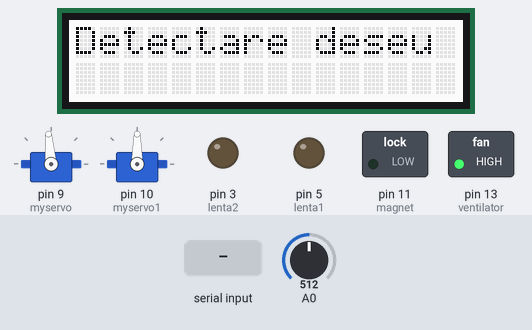
This sketch was run on a simulated Arduino Uno, built with avr-gcc and run on an emulated ATmega328P. Shown: 16×2 character LCD, 2 × servo, switched loads named in the sketch (green lamp = pin HIGH), output pins drawn as LEDs (lit = HIGH). The test bench sets the inputs (shaded band); at power-on: A0 = 512. What the sketch prints to the serial monitor is not drawn.

Above: at 1.2 s.
1.3 s: "C90\n" received over Serial
At 3.7 s:
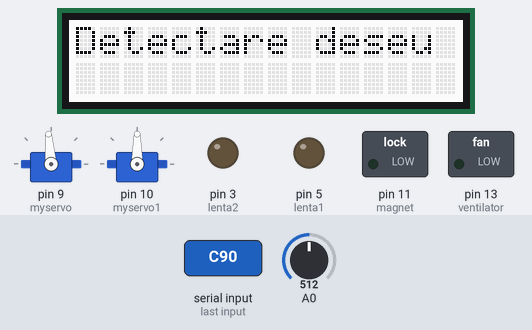
Timing chart, 0 to 5.2 s (numbered marks = the images above; inputs shaded):
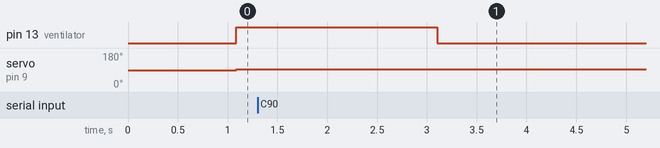

The sketch:

firmware.ino
```cpp
#include <Wire.h>
#include "rgb_lcd.h"

rgb_lcd lcd;
const int colorR = 255;
const int colorG = 255;
const int colorB = 255;

#define speedo 150

#define lenta1 5
#define lenta2 3
#define magnet 11
#define ventilator 13 //era pe 12


int spLenta1=0;
int spLenta2=0;
bool sMagnet= false;
bool sVentilator= true;

char inc;
int value;

int val=0; //sensor value
#define prag 300

#include <Servo.h>
Servo myservo;
Servo myservo1;

int pos = 130; //de la 95.......130....160
int pos1 =90; //de la  0.........90....150


void setup()
{
//
    lcd.begin(16, 2);
    lcd.setRGB(colorR, colorG, colorB);
    lcd.print("ASO PROJ'20");
//
  Serial.begin(9600);

   myservo.attach(9);
   myservo1.attach(10);

   pinMode(lenta1, OUTPUT);
   pinMode(lenta2, OUTPUT);
   pinMode(magnet, OUTPUT);
   pinMode(ventilator, OUTPUT);

}

void loop()
{

while (Serial.available())
  {
    inc = Serial.read();
    if (inc >= '0' && inc <= '9') {
      value = 10*value + (inc-'0');
    }

   else {
      switch (toupper(inc)) {
      case 'A':
       // Serial.print("Case A got ");
       spLenta1=value;
        break;
      case 'B':
        //Serial.print("Case B got ");
        spLenta2=value;
        break;
      case 'C':
        //Serial.print("Case C got ");
        //Serial.println(value);
        if(value==1)
        {
          sVentilator= true;
        }
        else
        {
           sVentilator= false;
        }

        break;
      case 'D':
        //Serial.print("Case D got ");
        sMagnet=value;
        break;

      default :
       ;
      }

      value = 0;
    }
  }


lcd.setRGB(colorR, colorG, colorB);
lcd.setCursor(0, 0);
lcd.print("Detectare deseu");

Serial.println(sVentilator);
delay(1000);
myservo.write(95);
myservo1.write(90);
analogWrite(lenta1, spLenta1);
analogWrite(lenta2, spLenta2);
val= analogRead(A0);

digitalWrite(ventilator, sVentilator);
digitalWrite(magnet, sMagnet);
delay(1000);

/*
if(val<prag)
{
    lcd.setCursor(0, 1);
    lcd.print("Metal");
    lcd.setRGB(255, 0, 0);


    analogWrite(lenta1, 0);
    analogWrite(lenta2, 0);
    digitalWrite(ventilator, LOW);
    digitalWrite(magnet, HIGH);

    for(int i=0 ;i<130;i++)
    {
      myservo1.write(i);
      delay(20);
    }

    digitalWrite(magnet, LOW);
    myservo1.write(90);
    delay(1000);


lcd.clear();
if(val <prag)
{
    lcd.setCursor(0, 1);
    lcd.print("Metal Neferos");
    lcd.setRGB(0,255,0);
    analogWrite(lenta1, 250);
    analogWrite(lenta2,0);
    digitalWrite(ventilator, LOW);
    digitalWrite(magnet, LOW);
    for(int i=95 ;i<140;i++)
    {
      myservo.write(i);
      delay(40);
    }
    delay(5000);
    lcd.clear();
}
myservo.write(95);
delay(1000);


}
*/


}
```

Measured:
- after the input at 1.3 s, pin 13 (ventilator): HIGH → LOW after 1.8 s
